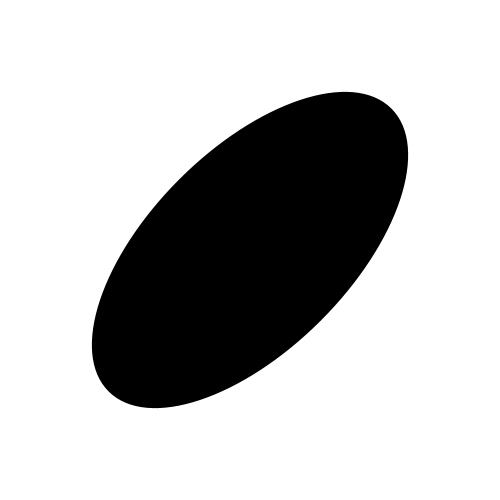
Frame 1 (no input)
Frame 60 (the mouse pressed at the canvas centre just before this capture): identical to frame 1, image omitted
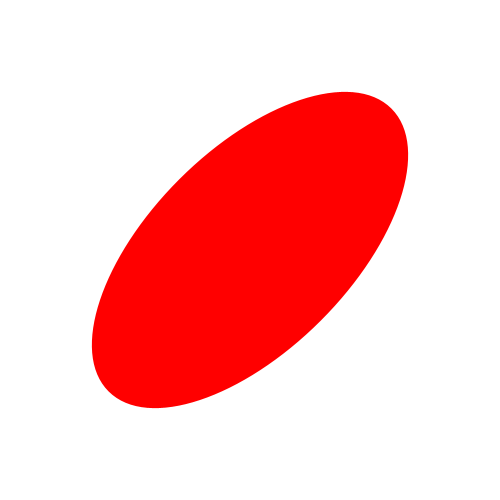
Frame 120 (the mouse held since frame 60 and released just before this capture)

The Processing sketch that drew these frames (run headless with seeded random() and noise(); from frame 60 on, the mouse is pressed at the canvas centre):

// Processing sketch: collision_point_ellipse2
// ── collision_point_ellipse2.pde
float x = 0; // マウスのx座標
float y = 0; // マウスのx座標
float cx = 250; // 楕円の中心x座標
float cy = 250; // 楕円の中心y座標
float rw = 100; // rw:楕円の横半径
float rh = 200; // rh:楕円の縦半径
float angle = radians(45); // 楕円の傾き(ラジアン値)
void setup() {
    size(500, 500);
    noStroke();
}
void draw() {
    background(255);
    x = mouseX;
    y = mouseY;
    if (collision()) {
        fill(255, 0, 0);
    } else {
        fill(0);
    }
    pushMatrix();
    translate(cx, cy);
    rotate(angle);
    ellipse(0, 0, rw*2, rh*2);
    popMatrix();
}

boolean collision() {
  // 楕円中心基準の点座標
  float dx = x - cx;
  float dy = y - cy;
  // 逆回転
  float ca = cos(-angle);
  float sa = sin(-angle);
  // 逆回転後の楕円中心基準の点座標
  float nx = dx * ca - dy * sa;
  float ny = dx * sa + dy * ca;
  // 通常の楕円当たり判定
  float val = (nx*nx)/(rw*rw) + (ny*ny)/(rh*rh);
  return val <= 1.0;
}
